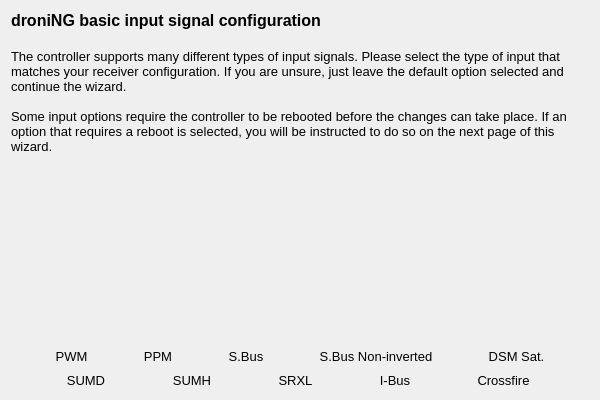
<?xml version="1.0" encoding="UTF-8"?>
<ui version="4.0">
 <class>InputPage</class>
 <widget class="QWizardPage" name="InputPage">
  <property name="geometry">
   <rect>
    <x>0</x>
    <y>0</y>
    <width>600</width>
    <height>400</height>
   </rect>
  </property>
  <property name="windowTitle">
   <string>WizardPage</string>
  </property>
  <layout class="QVBoxLayout" name="verticalLayout">
   <item>
    <widget class="QLabel" name="label">
     <property name="frameShape">
      <enum>QFrame::NoFrame</enum>
     </property>
     <property name="text">
      <string>&lt;!DOCTYPE HTML PUBLIC &quot;-//W3C//DTD HTML 4.0//EN&quot; &quot;http://www.w3.org/TR/REC-html40/strict.dtd&quot;&gt;
&lt;html&gt;&lt;head&gt;&lt;meta name=&quot;qrichtext&quot; content=&quot;1&quot; /&gt;&lt;style type=&quot;text/css&quot;&gt;
p, li { white-space: pre-wrap; }
&lt;/style&gt;&lt;/head&gt;&lt;body style=&quot; font-family:'Sans Serif'; font-size:9pt; font-weight:400; font-style:normal;&quot;&gt;
&lt;p style=&quot; margin-top:0px; margin-bottom:0px; margin-left:0px; margin-right:0px; -qt-block-indent:0; text-indent:0px;&quot;&gt;&lt;span style=&quot; font-family:'MS Shell Dlg 2'; font-size:12pt; font-weight:600;&quot;&gt;droniNG&lt;/span&gt;&lt;span style=&quot; font-family:'MS Shell Dlg 2'; font-size:12pt; font-weight:600;&quot;&gt; basic input signal configuration&lt;/span&gt;&lt;/p&gt;
&lt;p style=&quot;-qt-paragraph-type:empty; margin-top:0px; margin-bottom:0px; margin-left:0px; margin-right:0px; -qt-block-indent:0; text-indent:0px; font-family:'MS Shell Dlg 2'; font-size:12pt; font-weight:600;&quot;&gt;&lt;br /&gt;&lt;/p&gt;
&lt;p style=&quot; margin-top:0px; margin-bottom:0px; margin-left:0px; margin-right:0px; -qt-block-indent:0; text-indent:0px;&quot;&gt;&lt;span style=&quot; font-family:'MS Shell Dlg 2'; font-size:10pt;&quot;&gt;The controller supports many different types of input signals. Please select the type of input that matches your receiver configuration. If you are unsure, just leave the default option selected and continue the wizard.&lt;/span&gt;&lt;/p&gt;
&lt;p style=&quot;-qt-paragraph-type:empty; margin-top:0px; margin-bottom:0px; margin-left:0px; margin-right:0px; -qt-block-indent:0; text-indent:0px; font-family:'MS Shell Dlg 2'; font-size:10pt;&quot;&gt;&lt;br /&gt;&lt;/p&gt;
&lt;p style=&quot; margin-top:0px; margin-bottom:0px; margin-left:0px; margin-right:0px; -qt-block-indent:0; text-indent:0px;&quot;&gt;&lt;span style=&quot; font-family:'MS Shell Dlg 2'; font-size:10pt;&quot;&gt;Some input options require the controller to be rebooted before the changes can take place. If an option that requires a reboot is selected, you will be instructed to do so on the next page of this wizard.&lt;/span&gt;&lt;/p&gt;&lt;/body&gt;&lt;/html&gt;</string>
     </property>
     <property name="alignment">
      <set>Qt::AlignLeading|Qt::AlignLeft|Qt::AlignTop</set>
     </property>
     <property name="wordWrap">
      <bool>true</bool>
     </property>
    </widget>
   </item>
   <item>
    <spacer name="verticalSpacer">
     <property name="orientation">
      <enum>Qt::Vertical</enum>
     </property>
     <property name="sizeHint" stdset="0">
      <size>
       <width>20</width>
       <height>40</height>
      </size>
     </property>
    </spacer>
   </item>
   <item>
    <layout class="QHBoxLayout" name="horizontalLayout_1">
     <item>
      <widget class="QToolButton" name="pwmButton">
       <property name="font">
        <font>
         <pointsize>10</pointsize>
        </font>
       </property>
       <property name="toolTip">
        <string>PWM (One cable per channel)</string>
       </property>
       <property name="styleSheet">
        <string notr="true">QToolButton { border: none }</string>
       </property>
       <property name="text">
        <string>PWM</string>
       </property>
       <property name="icon">
        <iconset resource="../wizardResources.qrc">
         <normaloff>:/setupwizard/resources/bttn-pwm-up.png</normaloff>
         <normalon>:/setupwizard/resources/bttn-pwm-down.png</normalon>
         <disabledoff>:/setupwizard/resources/bttn-pwm-disabled.png</disabledoff>:/setupwizard/resources/bttn-pwm-up.png</iconset>
       </property>
       <property name="iconSize">
        <size>
         <width>100</width>
         <height>100</height>
        </size>
       </property>
       <property name="checkable">
        <bool>true</bool>
       </property>
       <property name="checked">
        <bool>false</bool>
       </property>
       <property name="autoExclusive">
        <bool>true</bool>
       </property>
       <property name="toolButtonStyle">
        <enum>Qt::ToolButtonTextUnderIcon</enum>
       </property>
       <property name="autoRaise">
        <bool>true</bool>
       </property>
      </widget>
     </item>
     <item>
      <widget class="QToolButton" name="ppmButton">
       <property name="font">
        <font>
         <pointsize>10</pointsize>
        </font>
       </property>
       <property name="toolTip">
        <string>PPM (One cable for all channels)</string>
       </property>
       <property name="styleSheet">
        <string notr="true">QToolButton { border: none }</string>
       </property>
       <property name="text">
        <string>PPM</string>
       </property>
       <property name="icon">
        <iconset resource="../wizardResources.qrc">
         <normaloff>:/setupwizard/resources/bttn-ppm-up.png</normaloff>
         <normalon>:/setupwizard/resources/bttn-ppm-down.png</normalon>
         <disabledoff>:/setupwizard/resources/bttn-ppm-disabled.png</disabledoff>:/setupwizard/resources/bttn-ppm-up.png</iconset>
       </property>
       <property name="iconSize">
        <size>
         <width>100</width>
         <height>100</height>
        </size>
       </property>
       <property name="checkable">
        <bool>true</bool>
       </property>
       <property name="checked">
        <bool>true</bool>
       </property>
       <property name="autoExclusive">
        <bool>true</bool>
       </property>
       <property name="toolButtonStyle">
        <enum>Qt::ToolButtonTextUnderIcon</enum>
       </property>
       <property name="autoRaise">
        <bool>true</bool>
       </property>
      </widget>
     </item>
     <item>
      <widget class="QToolButton" name="sbusButton">
       <property name="font">
        <font>
         <pointsize>10</pointsize>
        </font>
       </property>
       <property name="toolTip">
        <string>Futaba S.Bus</string>
       </property>
       <property name="styleSheet">
        <string notr="true">QToolButton { border: none }</string>
       </property>
       <property name="text">
        <string>S.Bus</string>
       </property>
       <property name="icon">
        <iconset resource="../wizardResources.qrc">
         <normaloff>:/setupwizard/resources/bttn-sbus-up.png</normaloff>
         <normalon>:/setupwizard/resources/bttn-sbus-down.png</normalon>
         <disabledoff>:/setupwizard/resources/bttn-sbus-disabled.png</disabledoff>:/setupwizard/resources/bttn-sbus-up.png</iconset>
       </property>
       <property name="iconSize">
        <size>
         <width>100</width>
         <height>100</height>
        </size>
       </property>
       <property name="checkable">
        <bool>true</bool>
       </property>
       <property name="autoExclusive">
        <bool>true</bool>
       </property>
       <property name="toolButtonStyle">
        <enum>Qt::ToolButtonTextUnderIcon</enum>
       </property>
       <property name="autoRaise">
        <bool>true</bool>
       </property>
      </widget>
     </item>
     <item>
      <widget class="QToolButton" name="sbusNonInvertedButton">
       <property name="font">
        <font>
         <pointsize>10</pointsize>
        </font>
       </property>
       <property name="toolTip">
        <string>Futaba S.Bus Non-inverted</string>
       </property>
       <property name="styleSheet">
        <string notr="true">QToolButton { border: none }</string>
       </property>
       <property name="text">
        <string>S.Bus Non-inverted</string>
       </property>
       <property name="icon">
        <iconset resource="../wizardResources.qrc">
         <normaloff>:/setupwizard/resources/bttn-sbusnoninverted-up.png</normaloff>
         <normalon>:/setupwizard/resources/bttn-sbusnoninverted-down.png</normalon>
         <disabledoff>:/setupwizard/resources/bttn-sbusnoninverted-disabled.png</disabledoff>:/setupwizard/resources/bttn-sbusnoninverted-up.png</iconset>
       </property>
       <property name="iconSize">
        <size>
         <width>100</width>
         <height>100</height>
        </size>
       </property>
       <property name="checkable">
        <bool>true</bool>
       </property>
       <property name="autoExclusive">
        <bool>true</bool>
       </property>
       <property name="toolButtonStyle">
        <enum>Qt::ToolButtonTextUnderIcon</enum>
       </property>
       <property name="autoRaise">
        <bool>true</bool>
       </property>
      </widget>
     </item>
     <item>
      <widget class="QToolButton" name="spectrumButton">
       <property name="font">
        <font>
         <pointsize>10</pointsize>
        </font>
       </property>
       <property name="toolTip">
        <string>Spektrum satellite (DSM)</string>
       </property>
       <property name="styleSheet">
        <string notr="true">QToolButton { border: none }</string>
       </property>
       <property name="text">
        <string>DSM Sat.</string>
       </property>
       <property name="icon">
        <iconset resource="../wizardResources.qrc">
         <normaloff>:/setupwizard/resources/bttn-sat-up.png</normaloff>
         <normalon>:/setupwizard/resources/bttn-sat-down.png</normalon>
         <disabledoff>:/setupwizard/resources/bttn-sat-disabled.png</disabledoff>:/setupwizard/resources/bttn-sat-up.png</iconset>
       </property>
       <property name="iconSize">
        <size>
         <width>100</width>
         <height>100</height>
        </size>
       </property>
       <property name="checkable">
        <bool>true</bool>
       </property>
       <property name="autoExclusive">
        <bool>true</bool>
       </property>
       <property name="toolButtonStyle">
        <enum>Qt::ToolButtonTextUnderIcon</enum>
       </property>
       <property name="autoRaise">
        <bool>true</bool>
       </property>
      </widget>
     </item>
    </layout>
   </item>
   <item>
    <layout class="QHBoxLayout" name="horizontalLayout_2" stretch="0,0,0,0">
     <property name="topMargin">
      <number>0</number>
     </property>
     <property name="bottomMargin">
      <number>0</number>
     </property>
     <item>
      <widget class="QToolButton" name="hottSumDButton">
       <property name="font">
        <font>
         <pointsize>10</pointsize>
        </font>
       </property>
       <property name="toolTip">
        <string>Graupner HoTT (SUMD)</string>
       </property>
       <property name="styleSheet">
        <string notr="true">QToolButton { border: none }</string>
       </property>
       <property name="text">
        <string>SUMD</string>
       </property>
       <property name="icon">
        <iconset resource="../wizardResources.qrc">
         <normaloff>:/setupwizard/resources/bttn-sumd-up.png</normaloff>
         <normalon>:/setupwizard/resources/bttn-sumd-down.png</normalon>
         <disabledoff>:/setupwizard/resources/bttn-sumd-disabled.png</disabledoff>:/setupwizard/resources/bttn-sumd-up.png</iconset>
       </property>
       <property name="iconSize">
        <size>
         <width>100</width>
         <height>100</height>
        </size>
       </property>
       <property name="checkable">
        <bool>true</bool>
       </property>
       <property name="autoExclusive">
        <bool>true</bool>
       </property>
       <property name="toolButtonStyle">
        <enum>Qt::ToolButtonTextUnderIcon</enum>
       </property>
       <property name="autoRaise">
        <bool>true</bool>
       </property>
      </widget>
     </item>
     <item>
      <widget class="QToolButton" name="hottSumHButton">
       <property name="font">
        <font>
         <pointsize>10</pointsize>
        </font>
       </property>
       <property name="toolTip">
        <string>Graupner HoTT (SUMH)</string>
       </property>
       <property name="styleSheet">
        <string notr="true">QToolButton { border: none }</string>
       </property>
       <property name="text">
        <string>SUMH</string>
       </property>
       <property name="icon">
        <iconset resource="../wizardResources.qrc">
         <normaloff>:/setupwizard/resources/bttn-sumh-up.png</normaloff>
         <normalon>:/setupwizard/resources/bttn-sumh-down.png</normalon>
         <disabledoff>:/setupwizard/resources/bttn-sumh-disabled.png</disabledoff>:/setupwizard/resources/bttn-sumh-up.png</iconset>
       </property>
       <property name="iconSize">
        <size>
         <width>100</width>
         <height>100</height>
        </size>
       </property>
       <property name="checkable">
        <bool>true</bool>
       </property>
       <property name="autoExclusive">
        <bool>true</bool>
       </property>
       <property name="toolButtonStyle">
        <enum>Qt::ToolButtonTextUnderIcon</enum>
       </property>
       <property name="autoRaise">
        <bool>true</bool>
       </property>
      </widget>
     </item>
     <item>
      <widget class="QToolButton" name="srxlButton">
       <property name="font">
        <font>
         <pointsize>10</pointsize>
        </font>
       </property>
       <property name="toolTip">
        <string>Multiplex SRXL</string>
       </property>
       <property name="styleSheet">
        <string notr="true">QToolButton { border: none }</string>
       </property>
       <property name="text">
        <string>SRXL</string>
       </property>
       <property name="icon">
        <iconset resource="../wizardResources.qrc">
         <normaloff>:/setupwizard/resources/bttn-srxl-up.png</normaloff>
         <normalon>:/setupwizard/resources/bttn-srxl-down.png</normalon>
         <disabledoff>:/setupwizard/resources/bttn-srxl-disabled.png</disabledoff>:/setupwizard/resources/bttn-srxl-up.png</iconset>
       </property>
       <property name="iconSize">
        <size>
         <width>100</width>
         <height>100</height>
        </size>
       </property>
       <property name="checkable">
        <bool>true</bool>
       </property>
       <property name="autoExclusive">
        <bool>true</bool>
       </property>
       <property name="toolButtonStyle">
        <enum>Qt::ToolButtonTextUnderIcon</enum>
       </property>
       <property name="autoRaise">
        <bool>true</bool>
       </property>
      </widget>
     </item>
     <item>
      <widget class="QToolButton" name="ibusButton">
       <property name="font">
        <font>
         <pointsize>10</pointsize>
        </font>
       </property>
       <property name="toolTip">
        <string>FlySky I-Bus</string>
       </property>
       <property name="styleSheet">
        <string notr="true">QToolButton { border: none }</string>
       </property>
       <property name="text">
        <string>I-Bus</string>
       </property>
       <property name="icon">
        <iconset resource="../wizardResources.qrc">
         <normaloff>:/setupwizard/resources/bttn-ibus-up.png</normaloff>
         <normalon>:/setupwizard/resources/bttn-ibus-down.png</normalon>
         <disabledoff>:/setupwizard/resources/bttn-ibus-disabled.png</disabledoff>:/setupwizard/resources/bttn-ibus-up.png</iconset>
       </property>
       <property name="iconSize">
        <size>
         <width>100</width>
         <height>100</height>
        </size>
       </property>
       <property name="checkable">
        <bool>true</bool>
       </property>
       <property name="autoExclusive">
        <bool>true</bool>
       </property>
       <property name="toolButtonStyle">
        <enum>Qt::ToolButtonTextUnderIcon</enum>
       </property>
       <property name="autoRaise">
        <bool>true</bool>
       </property>
      </widget>
     </item>
     <item>
      <widget class="QToolButton" name="tbsCrossfireButton">
       <property name="font">
        <font>
         <pointsize>10</pointsize>
        </font>
       </property>
       <property name="toolTip">
        <string>Team BlackSheep Crossfire</string>
       </property>
       <property name="styleSheet">
        <string notr="true">QToolButton { border: none }</string>
       </property>
       <property name="text">
        <string>Crossfire</string>
       </property>
       <property name="icon">
        <iconset resource="../wizardResources.qrc">
         <normaloff>:/setupwizard/resources/bttn-tbscrossfire-up.png</normaloff>
         <normalon>:/setupwizard/resources/bttn-tbscrossfire-down.png</normalon>
         <disabledoff>:/setupwizard/resources/bttn-tbscrossfire-disabled.png</disabledoff>:/setupwizard/resources/bttn-tbscrossfire-up.png</iconset>
       </property>
       <property name="iconSize">
        <size>
         <width>100</width>
         <height>100</height>
        </size>
       </property>
       <property name="checkable">
        <bool>true</bool>
       </property>
       <property name="autoExclusive">
        <bool>true</bool>
       </property>
       <property name="toolButtonStyle">
        <enum>Qt::ToolButtonTextUnderIcon</enum>
       </property>
       <property name="autoRaise">
        <bool>true</bool>
       </property>
      </widget>
     </item>
    </layout>
   </item>
  </layout>
 </widget>
 <resources>
  <include location="../wizardResources.qrc"/>
 </resources>
 <connections/>
</ui>
